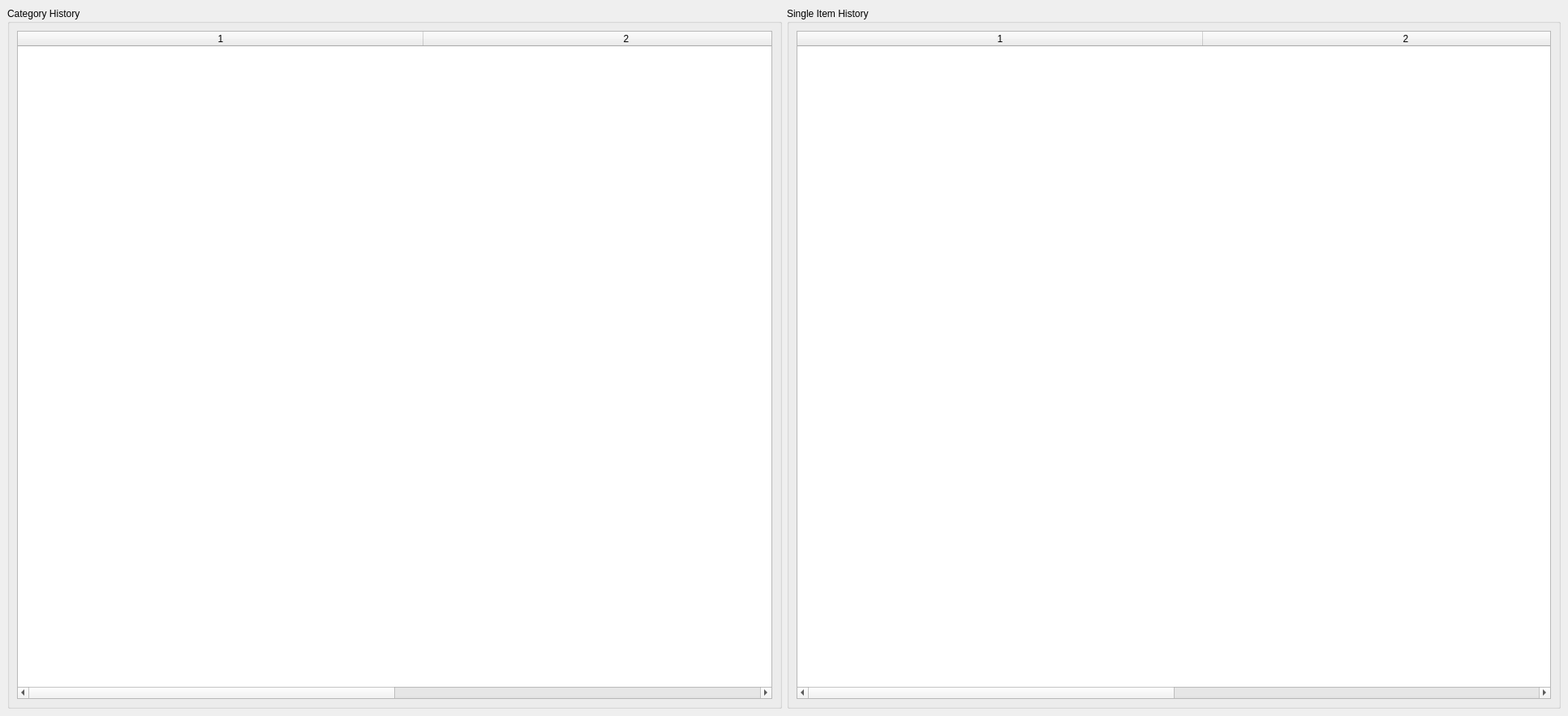
<?xml version="1.0" encoding="UTF-8"?>
<ui version="4.0">
 <class>Form</class>
 <widget class="QDialog" name="Form">
  <property name="geometry">
   <rect>
    <x>0</x>
    <y>0</y>
    <width>1933</width>
    <height>883</height>
   </rect>
  </property>
  <property name="windowTitle">
   <string>Form</string>
  </property>
  <layout class="QHBoxLayout" name="horizontalLayout">
   <property name="spacing">
    <number>0</number>
   </property>
   <property name="leftMargin">
    <number>0</number>
   </property>
   <property name="topMargin">
    <number>0</number>
   </property>
   <property name="rightMargin">
    <number>0</number>
   </property>
   <property name="bottomMargin">
    <number>0</number>
   </property>
   <item>
    <widget class="QWidget" name="widget" native="true">
     <property name="contextMenuPolicy">
      <enum>Qt::ContextMenuPolicy::ActionsContextMenu</enum>
     </property>
     <property name="autoFillBackground">
      <bool>false</bool>
     </property>
     <property name="styleSheet">
      <string notr="true"/>
     </property>
     <layout class="QVBoxLayout" name="verticalLayout_3" stretch="0">
      <property name="leftMargin">
       <number>0</number>
      </property>
      <property name="topMargin">
       <number>0</number>
      </property>
      <property name="rightMargin">
       <number>0</number>
      </property>
      <property name="bottomMargin">
       <number>0</number>
      </property>
      <item>
       <layout class="QVBoxLayout" name="verticalLayout">
        <property name="leftMargin">
         <number>9</number>
        </property>
        <property name="topMargin">
         <number>9</number>
        </property>
        <property name="rightMargin">
         <number>9</number>
        </property>
        <property name="bottomMargin">
         <number>9</number>
        </property>
        <item>
         <layout class="QHBoxLayout" name="horizontalLayout_11">
          <item>
           <widget class="QGroupBox" name="groupBox_2">
            <property name="title">
             <string>Category History</string>
            </property>
            <layout class="QHBoxLayout" name="horizontalLayout_12">
             <item>
              <widget class="QTableWidget" name="categoryHistoryTable">
               <property name="enabled">
                <bool>true</bool>
               </property>
               <property name="editTriggers">
                <set>QAbstractItemView::EditTrigger::NoEditTriggers</set>
               </property>
               <property name="selectionBehavior">
                <enum>QAbstractItemView::SelectionBehavior::SelectRows</enum>
               </property>
               <property name="rowCount">
                <number>0</number>
               </property>
               <property name="columnCount">
                <number>2</number>
               </property>
               <attribute name="horizontalHeaderMinimumSectionSize">
                <number>42</number>
               </attribute>
               <attribute name="horizontalHeaderDefaultSectionSize">
                <number>500</number>
               </attribute>
               <attribute name="verticalHeaderMinimumSectionSize">
                <number>28</number>
               </attribute>
               <attribute name="verticalHeaderDefaultSectionSize">
                <number>30</number>
               </attribute>
               <column/>
               <column/>
              </widget>
             </item>
            </layout>
           </widget>
          </item>
          <item>
           <widget class="QGroupBox" name="groupBox_3">
            <property name="title">
             <string>Single Item History</string>
            </property>
            <layout class="QHBoxLayout" name="horizontalLayout_13">
             <item>
              <widget class="QTableWidget" name="singleItemHistoryTable">
               <property name="enabled">
                <bool>true</bool>
               </property>
               <property name="editTriggers">
                <set>QAbstractItemView::EditTrigger::NoEditTriggers</set>
               </property>
               <property name="selectionBehavior">
                <enum>QAbstractItemView::SelectionBehavior::SelectRows</enum>
               </property>
               <property name="rowCount">
                <number>0</number>
               </property>
               <property name="columnCount">
                <number>2</number>
               </property>
               <attribute name="horizontalHeaderMinimumSectionSize">
                <number>42</number>
               </attribute>
               <attribute name="horizontalHeaderDefaultSectionSize">
                <number>500</number>
               </attribute>
               <column/>
               <column/>
              </widget>
             </item>
            </layout>
           </widget>
          </item>
         </layout>
        </item>
       </layout>
      </item>
     </layout>
    </widget>
   </item>
  </layout>
 </widget>
 <resources/>
 <connections/>
</ui>
